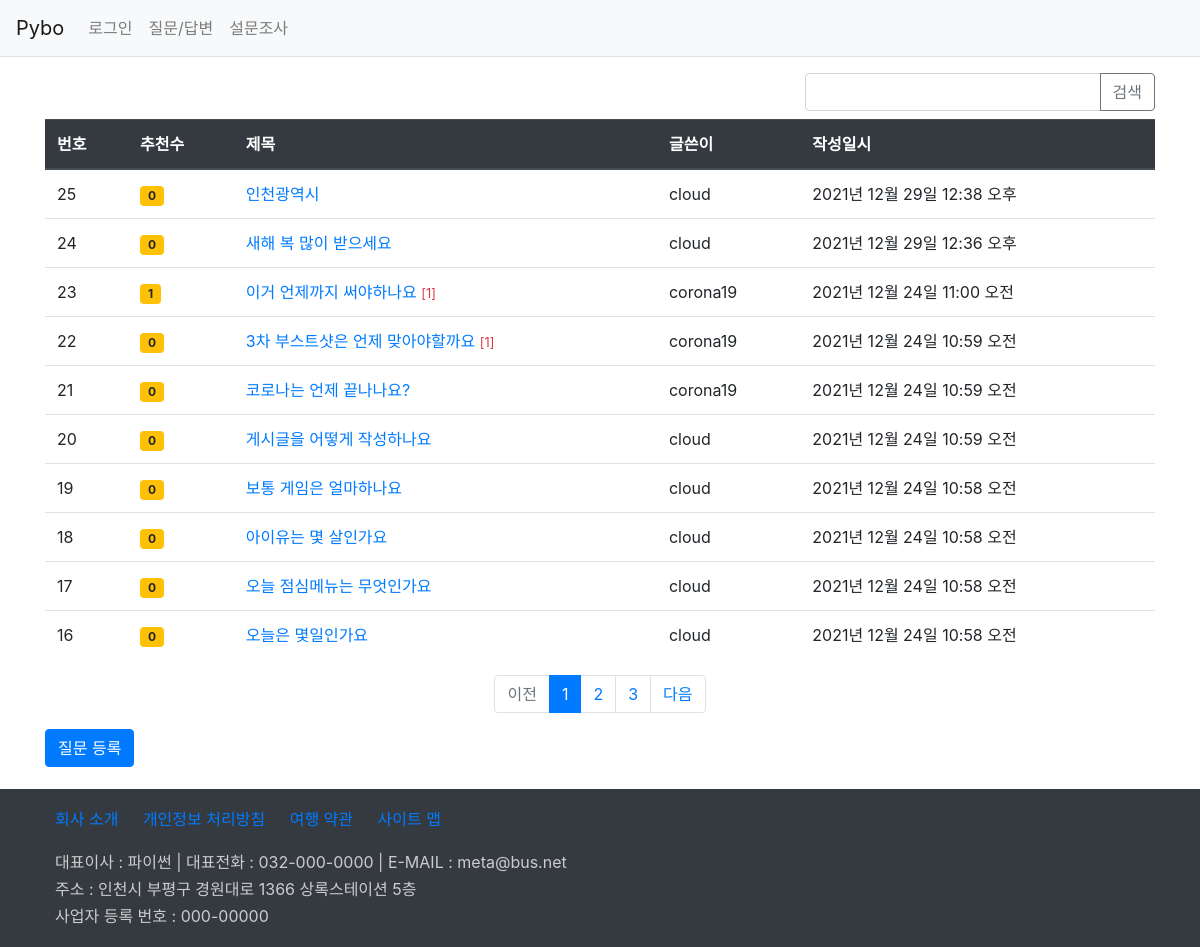
Screenshot of /board/board_list/ with the database file from the repository.
### board/models.py (models this page shows, shortened)
class Question(models.Model):
    author = models.ForeignKey(User, on_delete=models.CASCADE, related_name='author_question')
    subject = models.CharField(max_length=100)  # 제목 칼럼
    content = models.TextField()  # 내용
    create_date = models.DateTimeField()  # 작성일
    modify_date = models.DateTimeField(null=True, blank=True)  # 수정일
    voter = models.ManyToManyField(User, related_name='voter_question')

### board/views/base_views.py (the view, shortened to what this page needs)
# urls.py: path('board_list/', base_views.board_list, name='board_list'),
def board_list(request):
    page = request.GET.get('page', 1)  # 127.0.0.1:8000/
    kw = request.GET.get('kw', '')  # 검색어 가져오기
    question_list = Question.objects.order_by('-create_date')
    paginator = Paginator(question_list, 10)  # 페이지당 10개 씩 설정
    page_obj = paginator.get_page(page)  # 페이지 가져오기
    context = {'question_list': page_obj, 'page': page, 'kw': kw}
    return render(request, 'board/question_list.html', context)

### board/templatetags/board_filter.py (called while the page is built)
@register.filter
def sub(value, arg):    # 기존값(value)에서 arg를 빼서 반환함
    return value - arg

### templates/board/question_list.html (shortened to what this page needs)
{% extends 'base.html' %}
{% load board_filter %}
{% block content %}
<div class="container my-3">
    <section>
        <div class="row justify-content-end mb-2">
            <div class="col-4 input-group">
                <input type="text" class="kw form-control"
                value="{{ kw|default_if_none:'' }}">
                <div class="input-group-append">
                    <button id="btn_search" type="button" class="btn btn-outline-secondary">검색</button>
                </div>
            </div>
        </div>
        <table class="table">
            <thead class="thead-dark">
                <th>번호</th><th>추천수</th><th>제목</th><th>글쓴이</th><th>작성일시</th>
            </thead>
            <tbody>
                {% if question_list %}
                    {% for question in question_list %}
                    <tr>
                        <td>{{ question_list.paginator.count|sub:question_list.start_index|sub:forloop.counter0|add:1 }}</td>
                        <td>
                            {% if question.voter.all.count > 0 %}
                            <span class="badge badge-warning px-2 py-1">
                                {{ question.voter.all.count }}
                            </span>
                            {% else %}
                            <span class="badge badge-warning px-2 py-1">
                                0
                            </span>
                            {% endif %}
                        </td>
                        <td>
                            <a href="{% url 'board:detail' question.id %}">
                                {{ question.subject }}
                            </a>
                            {% if question.answer_set.count > 0 %}
                                <span class="text-danger small">[{{ question.answer_set.count }}]</span>
                            {% endif %}
                        </td>
                        <td>{{ question.author }}</td>
                        <td>{{ question.create_date }}</td>
                    </tr>
                    {% endfor %}
                {% else %}
                <p>질문이 없습니다.</p>
                {% endif %}
            </tbody>
        </table>
        <ul class="pagination justify-content-center">
            {% if question_list.has_previous %}
            <li class="page-item">
                <a class="page-link" href="#"
                    data-page="{{ question_list.previous_page_number }}">
                    이전
                </a>
            </li>
            {% else %}
            <li class="page-item disabled">
                <a class="page-link" href="#">
                    이전
                </a>
            </li>
            {% endif %}
            {% for page_number in question_list.paginator.page_range %}
                {% if page_number == question_list.number %}
                <li class="page-item active">
                    <a class="page-link" href="#"
                    data-page="{{ page_number }}">{{ page_number }}</a>
                </li>
                {% else %}
                <li class="page-item">
                    <a class="page-link" href="#"
                    data-page="{{ page_number }}">{{ page_number }}</a>
                </li>
                {% endif %}
            {% endfor %}
            {% if question_list.has_next %}
            <li class="page-item">
                <a class="page-link" href="#"
                    data-page="{{ question_list.next_page_number }}">
                    다음
                </a>
            </li>
            {% else %}
            <li class="page-item disabled">
                <a class="page-link" href="#">
                    다음
                </a>
            </li>
            {% endif %}
        </ul>
        <a class="btn btn-primary" href="{% url 'board:question_create' %}">질문 등록</a>
    </section>
</div>
{% endblock %}

### static/board/css/style.css (style rules this page uses)
section { height: 700px; }

### rows the page displays
Question: paginator.count|sub "25", shows "0", subject "인천광역시", author "cloud", create_date "2021년 12월 29일 12:38 오후"
Question: paginator.count|sub "24", shows "0", subject "새해 복 많이 받으세요", author "cloud", create_date "2021년 12월 29일 12:36 오후"
Question: paginator.count|sub "23", voter.all.count "1", subject "이거 언제까지 써야하나요", answer_set.count "1", author "corona19", create_date "2021년 12월 24일 11:00 오전"
Question: paginator.count|sub "22", shows "0", subject "3차 부스트샷은 언제 맞아야할까요", answer_set.count "1", author "corona19", create_date "2021년 12월 24일 10:59 오전"
Question: paginator.count|sub "21", shows "0", subject "코로나는 언제 끝나나요?", author "corona19", create_date "2021년 12월 24일 10:59 오전"
Question: paginator.count|sub "20", subject "게시글을 어떻게 작성하나요", author "cloud", create_date "2021년 12월 24일 10:59 오전"
Question: paginator.count|sub "19", shows "0", subject "보통 게임은 얼마하나요", author "cloud", create_date "2021년 12월 24일 10:58 오전"
Question: paginator.count|sub "18", shows "0", subject "아이유는 몇 살인가요", author "cloud", create_date "2021년 12월 24일 10:58 오전"
Question: paginator.count|sub "17", shows "0", subject "오늘 점심메뉴는 무엇인가요", author "cloud", create_date "2021년 12월 24일 10:58 오전"
Question: paginator.count|sub "16", shows "0", subject "오늘은 몇일인가요", author "cloud", create_date "2021년 12월 24일 10:58 오전"

### other values shown
{{ page_number }} "1"
{{ page_number }} "2" "3"
